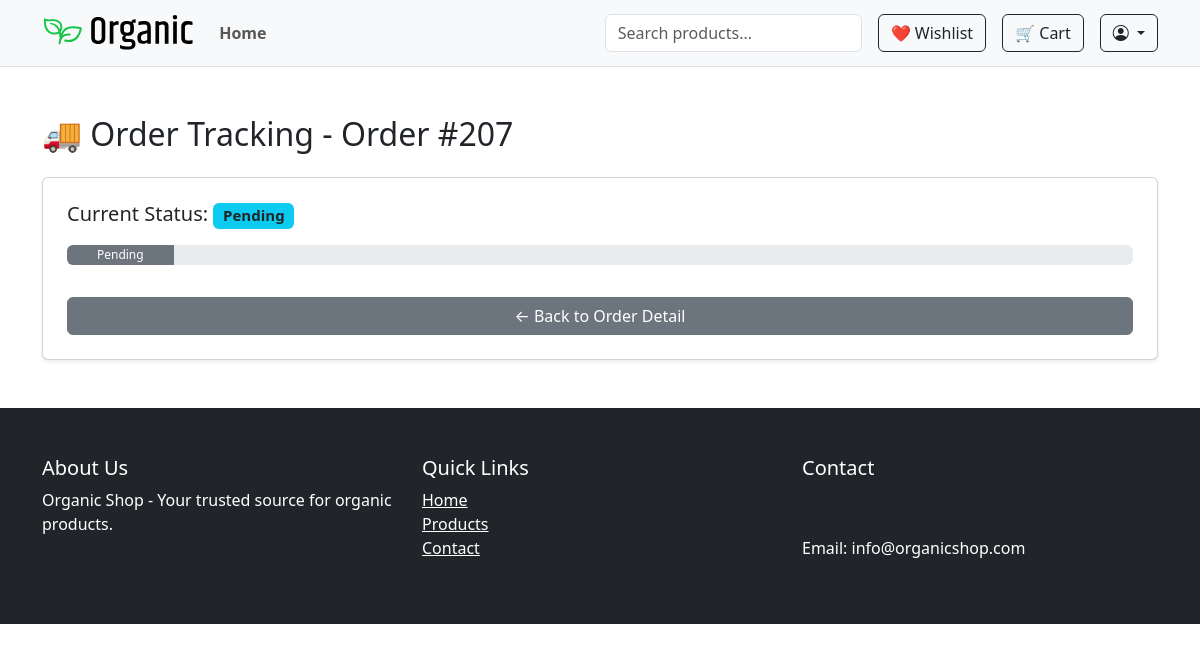
Page /accounts/orders/207/tracking/ (signed in) on the earlier database version.
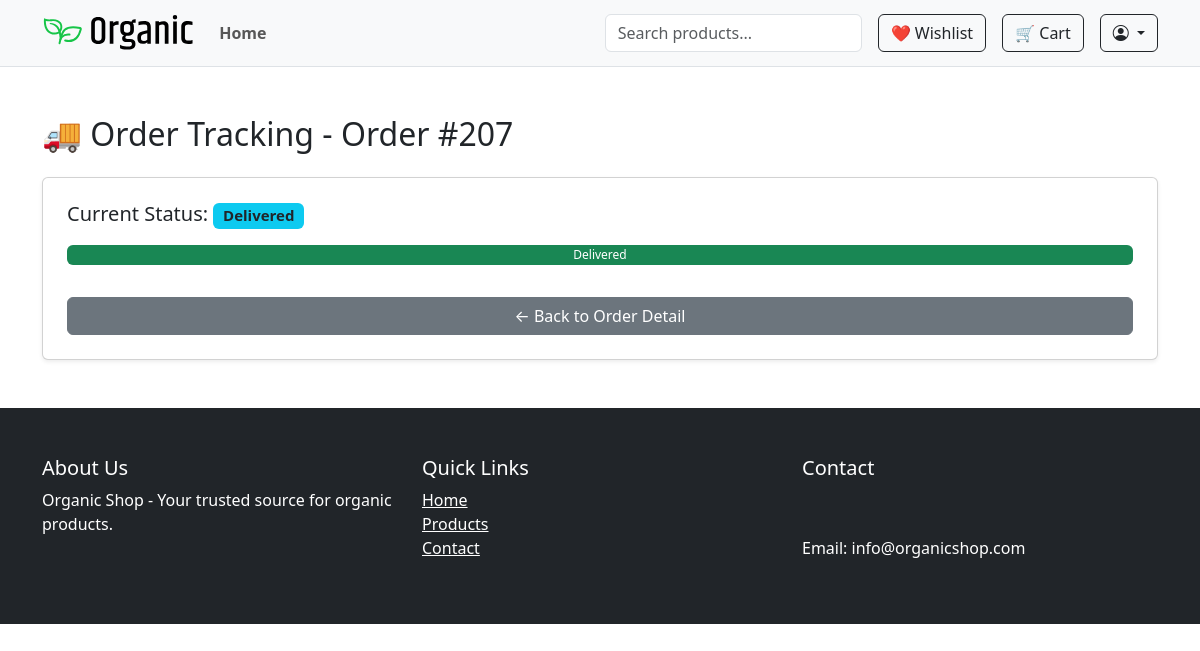
Same page on the later database version.
### accounts/models.py (models this page shows, shortened)
class Order(models.Model):
    STATUS_CHOICES = [
        ('pending', 'Pending'),
        ('processing', 'Processing'),
        ('shipped', 'Shipped'),
        ('delivered', 'Delivered'),
        ('cancelled', 'Cancelled'),
    ]
    PAYMENT_CHOICES = [
        ('COD', 'Cash on Delivery'),
        ('ONLINE', 'Online Payment'),
    ]
    user = models.ForeignKey(User, on_delete=models.CASCADE)
    address = models.ForeignKey(Address, on_delete=models.SET_NULL, null=True)
    total_price = models.DecimalField(max_digits=10, decimal_places=2)
    promo_code = models.ForeignKey(PromoCode, on_delete=models.SET_NULL, null=True, blank=True)
    payment_method = models.CharField(max_length=20, choices=PAYMENT_CHOICES, default='COD')
    created_at = models.DateTimeField(auto_now_add=True)
    status = models.CharField(max_length=20, choices=STATUS_CHOICES, default='pending')
    is_paid = models.BooleanField(default=False)

### accounts/views.py (the view)
# urls.py: path('orders/<int:order_id>/tracking/', views.order_tracking_view, name='order_tracking'),
@login_required
def order_tracking_view(request, order_id):
    order = get_object_or_404(Order, id=order_id, user=request.user)
    return render(request, 'accounts/order_tracking.html', {'order': order})

### shop/context_processors.py (called while the page is built)
def wishlist_context(request):
    wishlist_count = 0
    if request.user.is_authenticated:
        wishlist_count = Wishlist.objects.filter(user=request.user).count()
    return {'wishlist_items_count': wishlist_count}

### accounts/templates/accounts/order_tracking.html
{% extends 'shop/base.html' %}
{% block content %}
<div class="container py-5">
  <h2 class="mb-4">🚚 Order Tracking - Order #{{ order.id }}</h2>
  <div class="card shadow-sm p-4">
    <h5 class="mb-3">Current Status: <span class="badge bg-info text-dark">{{ order.get_status_display }}</span></h5>
    <div class="progress mb-3" style="height: 20px;">
      <div class="progress-bar
                  {% if order.status == 'pending' %}bg-secondary
                  {% elif order.status == 'processing' %}bg-warning
                  {% elif order.status == 'shipped' %}bg-primary
                  {% elif order.status == 'delivered' %}bg-success
                  {% elif order.status == 'cancelled' %}bg-danger
                  {% endif %}"
           role="progressbar"
           style="width:
                  {% if order.status == 'pending' %}10%
                  {% elif order.status == 'processing' %}40%
                  {% elif order.status == 'shipped' %}70%
                  {% elif order.status == 'delivered' %}100%
                  {% elif order.status == 'cancelled' %}100%
                  {% endif %};"
           aria-valuenow="50"
           aria-valuemin="0"
           aria-valuemax="100">
        {{ order.get_status_display }}
      </div>
    </div>
    <a href="{% url 'accounts:order_detail' order.id %}" class="btn btn-secondary mt-3">← Back to Order Detail</a>
  </div>
</div>
{% endblock %}

Differences in the rows shown:
changed Order id 207: status "Pending" → "Delivered"
